Frame 1 (no input): blank canvas, image omitted
Frame 60 (the mouse pressed at the canvas centre just before this capture): blank canvas, image omitted
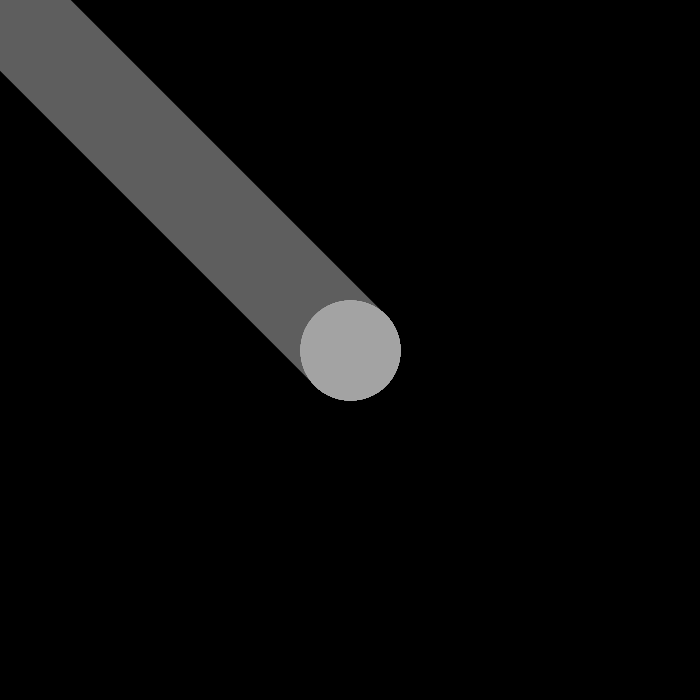
Frame 120 (the mouse held since frame 60 and released just before this capture)

The Processing sketch whose frames 1 and 60 were blank and that drew this single picture after the mouse press (run headless with seeded random() and noise(); from frame 60 on, the mouse is pressed at the canvas centre):

// Processing sketch: processing_135001
// ── processing_135001.pde

void setup() {
 size(700, 700);
 background(0);
}


void draw() {
 stroke(random(255));
 strokeWeight(100);
 smooth();
 // Draw if mouse is pressed
 if (mousePressed) {
   line(pmouseX, pmouseY, mouseX, mouseY);
 }
}
